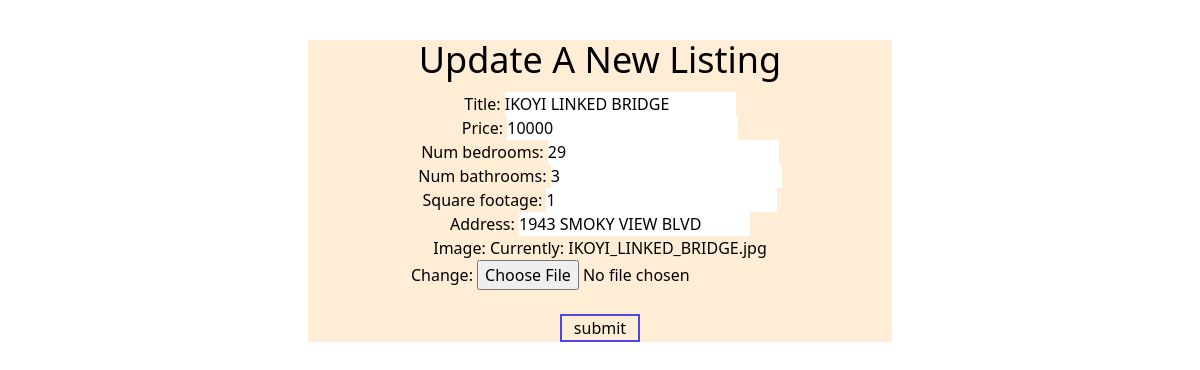
/listings/5/edit/, run on the app's committed database.
### listings/models.py (models this page shows, shortened)
class Listings(models.Model):
    title = models.CharField(max_length=150)
    price = models.IntegerField()
    num_bedrooms = models.IntegerField()
    num_bathrooms = models.IntegerField()
    square_footage = models.IntegerField()
    address = models.CharField(max_length=100)
    image =models.ImageField()

### listings/views.py (the view)
# urls.py: path('listings/<pk>/edit/',  Listing_update),
def Listing_update(request, pk):
    listing = Listings.objects.get(id=pk)
    form = ListingForm(instance= listing)
    if request.method == "POST":
        form = ListingForm(request.POST, instance= listing, files= request.FILES)
        if form.is_valid():
            form.save()
            return redirect("/")
    context = {
        "form": form
    }
    return render(request, "listing_uptade.html", context)

### listings/forms.py
class ListingForm(ModelForm):
    class Meta:
        model = Listings
        fields = [
        "title",
        "price",
        "num_bedrooms",
        "num_bathrooms",
        "square_footage",
        "address",
        "image",
        ]

### templates/listing_uptade.html (shortened to what this page needs)
{% extends "base.html" %}
	{% block content %}
 <center class="bg-orange-100 w-1/2 mt-6">
    <h1 class="text-4xl">Update A New Listing</h1>
    <form method="post" enctype="multipart/form-data" class="mt-3">
        {{ form.as_p }}
        <button type="submit" class="mt-6 w-20 border-solid border-2 border-indigo-600">submit</button>
    </form>
 </center>
{% endblock %}

### data on the page
Listings: title "IKOYI LINKED BRIDGE", price "10000", num_bedrooms "29", num_bathrooms "3", square_footage "1", address "1943 SMOKY VIEW BLVD"
